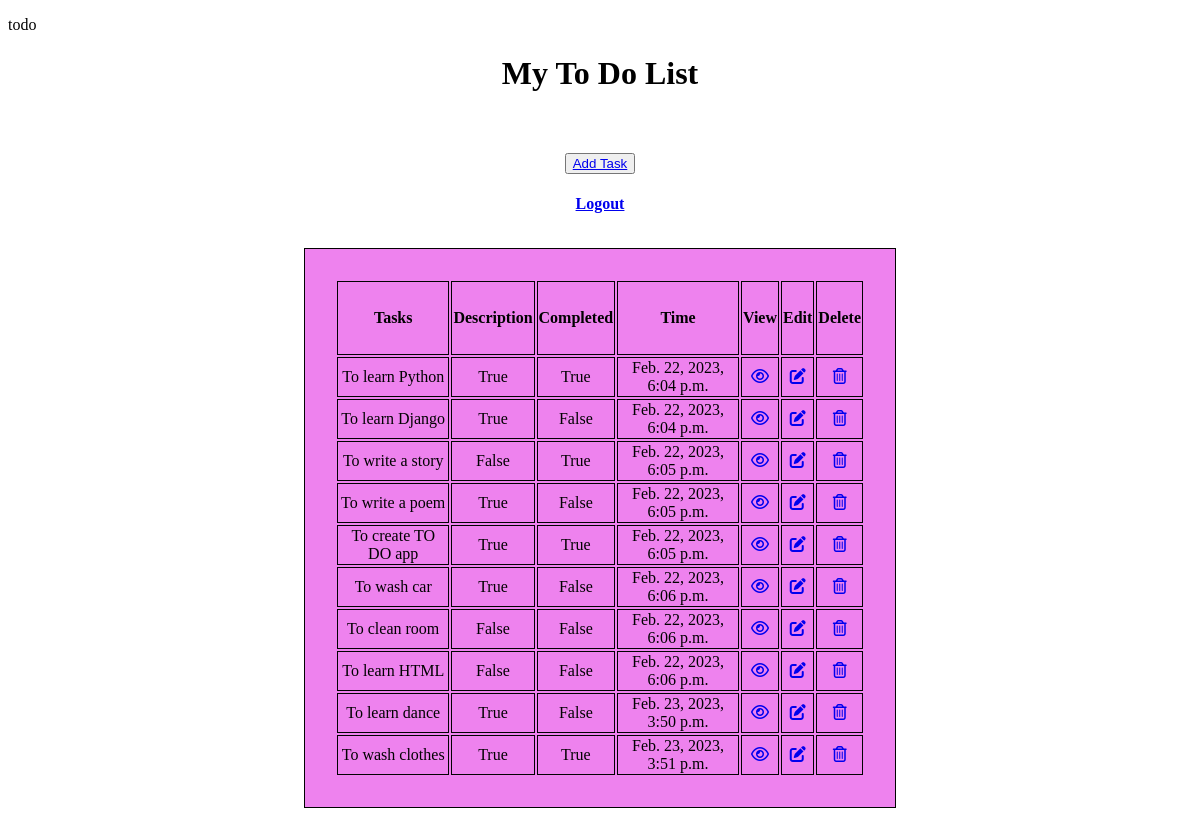
Screenshot of /task-list/ (signed in) with the database file from the repository.
### todo/models.py (models this page shows, shortened)
class Tasks(models.Model):
    title=models.CharField(max_length=200)
    Description=models.TextField(max_length=250,default=True)
    completed=models.BooleanField(default=False)
    created=models.DateTimeField(auto_now_add=True)

### todo/views.py (the view)
# urls.py: path('task-list/' ,TaskList.as_view(),name='task1'),
class TaskList(ListView):
    model= Tasks
    context_object_name = 'task1'
    template_name = 'tasklist.html'

### templates/tasklist.html (shortened to what this page needs)
{% load static %}
<!DOCTYPE html>
<html lang="en">
<head>
    <link rel="stylesheet" href="{%static 'css/tasklist.css' %}">
    <link rel="stylesheet" href="https://cdnjs.cloudflare.com/ajax/libs/font-awesome/4.7.0/css/font-awesome.min.css">
</head>
<body style="background: url('https://wallpapercave.com/wp/wp7952670.jpg')no-repeat;">
    {% if request.user.is_authenticated %}
    <p>{{request.user}}</p>
    {% endif %}
     <h1>My To Do List</h1>
<table>
    <tr>
        <th>Tasks</th><th>Description</th><th>Completed</th><th>Time</th><th>View</th><th>Edit</th><th>Delete</th>
    </tr>
    {% for tasks in task1 %}
    <tr>
        <td>{{tasks.title}}</td>
        <td>{{tasks.Description}}</td>
        <td>{{tasks.completed}}</td>
        <td>{{tasks.created}}</td>
        <td><a href="{%url 'task-detail' tasks.id %}"><i class="fa fa-eye"></i></a></td>
        <td><a href="{% url 'task-update' tasks.id %}"><i class='fas fa-edit'></i></a></td>&nbsp
        <td><a href="{%url 'task-delete' tasks.id %}"><i class="fa fa-trash-o"></i></a></td>
    </tr>
    {% endfor %}
    <h3 align="center"><button><a href="{% url 'task-create' %}">Add Task</a></button></h3>
       <h4 align="center"><a href="{% url 'home' %}">Logout</a></h4>
</table>
</body>
</html>

### static/css/tasklist.css (style rules this page uses)
body { background-color:rgb(240, 240, 240); }
h1 { color:black; text-align: center; }
table { width: 50%; height:50%; background-color:rgb(238, 130, 238); padding:30px; margin:auto; text-align: center; margin-top:3%; color:rgb(2,2,2); font-family:'Times New Roman',Times,serif; }
th { height: 70px; }
td { text-align: center; }
table, th, td { border: 1px solid; }
button { align:center; }

### rows the page displays
Tasks: title "To learn Python", Description "True", completed "True", created "Feb. 22, 2023, 6:04 p.m."
Tasks: title "To learn Django", Description "True", completed "False", created "Feb. 22, 2023, 6:04 p.m."
Tasks: title "To write a story", Description "False", completed "True", created "Feb. 22, 2023, 6:05 p.m."
Tasks: title "To write a poem", Description "True", completed "False", created "Feb. 22, 2023, 6:05 p.m."
Tasks: title "To create TO DO app", Description "True", completed "True", created "Feb. 22, 2023, 6:05 p.m."
Tasks: title "To wash car", Description "True", completed "False", created "Feb. 22, 2023, 6:06 p.m."
Tasks: title "To clean room", Description "False", completed "False", created "Feb. 22, 2023, 6:06 p.m."
Tasks: title "To learn HTML", Description "False", completed "False", created "Feb. 22, 2023, 6:06 p.m."
Tasks: title "To learn dance", Description "True", completed "False", created "Feb. 23, 2023, 3:50 p.m."
Tasks: title "To wash clothes", Description "True", completed "True", created "Feb. 23, 2023, 3:51 p.m."

### other values shown
{{ request.user }} "todo"
